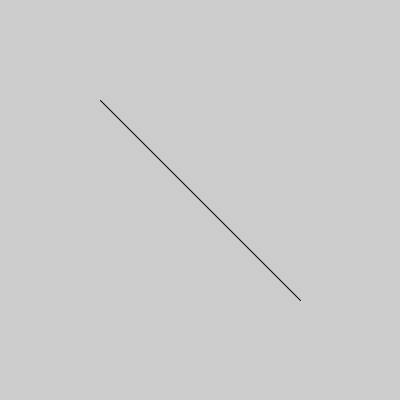
Frame 1 (no input)
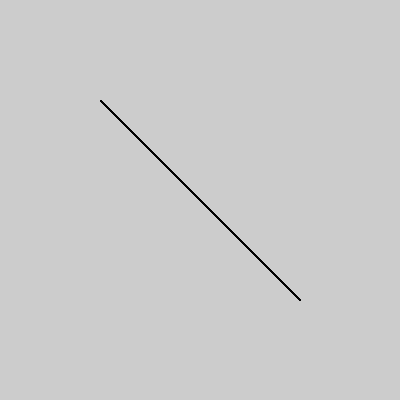
Frame 60 (the mouse pressed at the canvas centre just before this capture)
Frame 120 (the mouse held since frame 60 and released just before this capture): identical to frame 60, image omitted

The Processing sketch that drew these frames (run headless with seeded random() and noise(); from frame 60 on, the mouse is pressed at the canvas centre):

// Processing sketch: sketch_wtf
// ── sketch_wtf.pde
void setup() {
  size(400, 400);
  surface.setResizable(true);
}

void draw() {
  line(100, 100, width-100, height-100);
}

void keyPressed() {
  background(random(255),random(255),random(255));
  stroke(random(255),random(255),random(255));
  surface.setSize(round(random(100, 1200)), round(random(100, 1000)));
}
